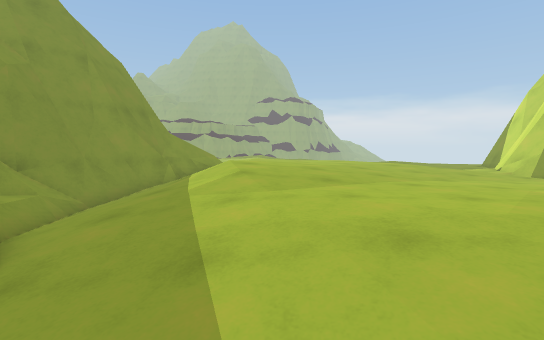
View 1 (above)

12 first-person views from a walk through a scene from a Unity 3-D project. The camera is 1.4 m above the floor, tilts 4° down and sees 85° across. The floor is counted in squares, 1 m on a side. Each view is taken from the middle of a square. On the plan, view 1 faces up. The plan holds only what a view shows up to about 14 squares ahead; the rest is blank. The place goes on beyond the plan.

View 2
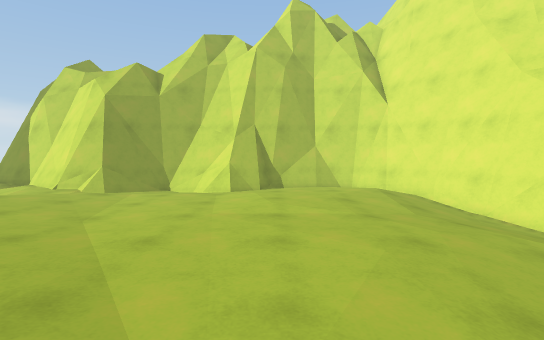

View 3
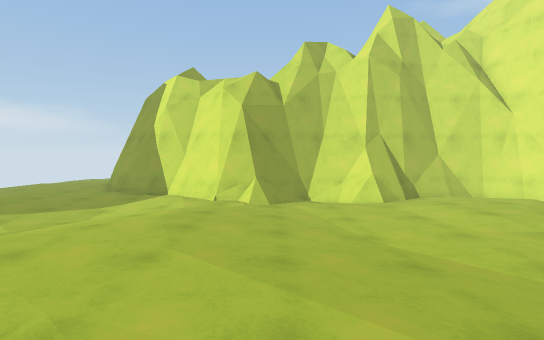

View 4
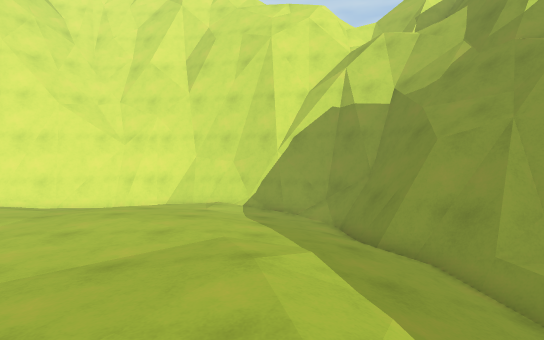

View 5
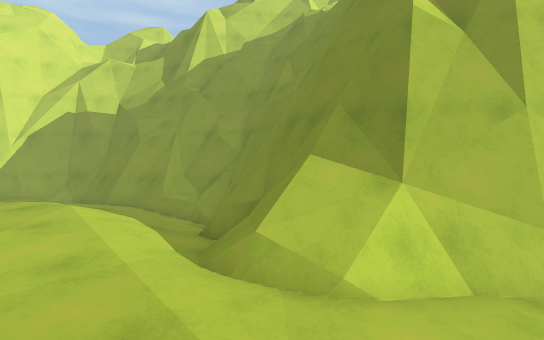

View 6
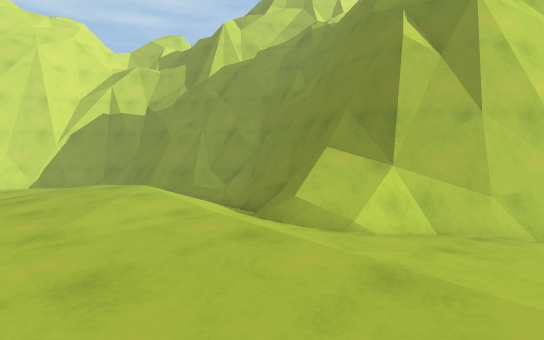

View 7
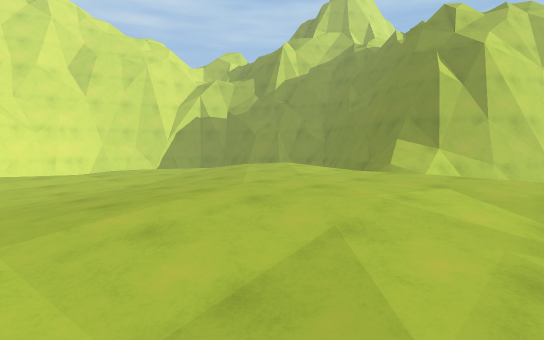

View 8
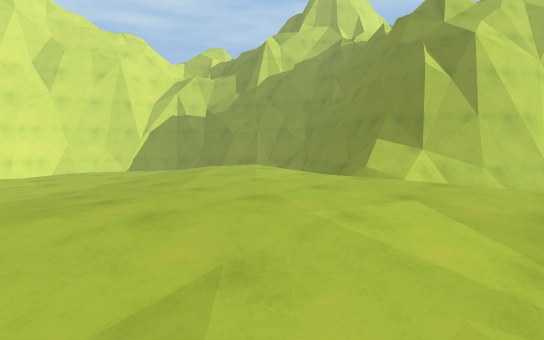

View 9
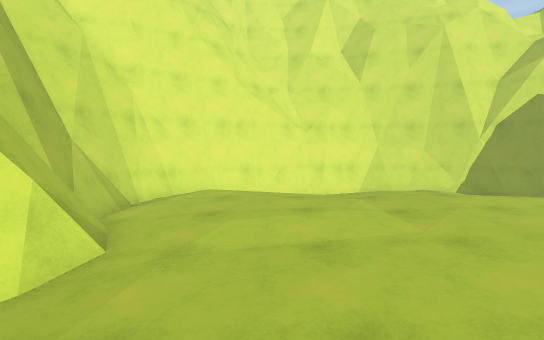

View 10
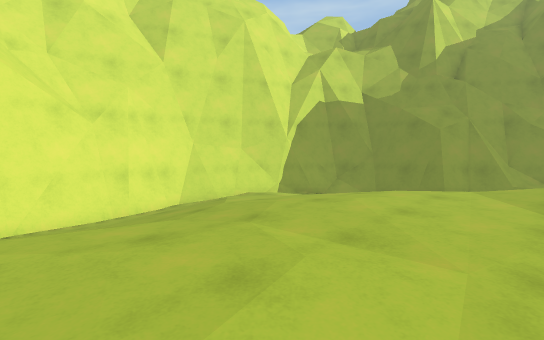

View 11
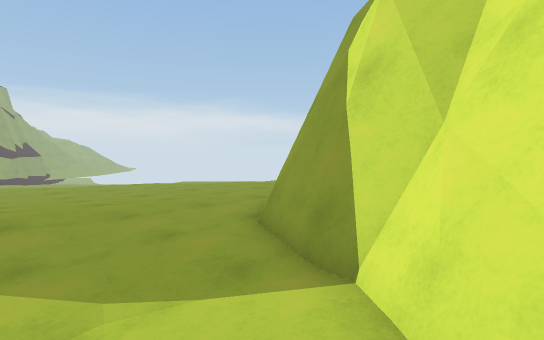

View 12
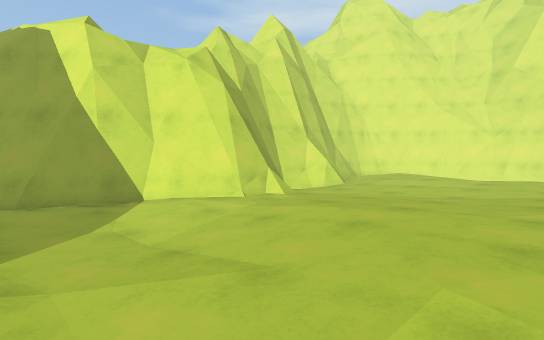

### Floor plan
Key: @ floor where view 1 was taken; # wall or solid block; . main floor; : floor 0.25 m higher than the main floor; - floor 0.25 m lower than the main floor; + floor 0.5 m higher than the main floor; _ floor 0.5 m lower than the main floor; < floor 0.75 m lower than the main floor; / step, stairs or slope; = window, fence, low wall or low ledge; ^ raised ledge.
Columns run from 6 left of view 1 to 14 right of it. Each row starts with its distance up from view 1.
 19      :::....--------#
 18 ///.:::::./..------##
 17 #=.//:::::/../-----#
 16 ##=./::::::////---##
 15 #==/:::::::::./--/##
 14 ^=///::::::::....##
 13 ^#///::::::::...=##
 12 ^#=//++:::::..../##
 11 ##=//++::::....-/##
 10 #=///++:::....---/#
  9 #=///++:::....----#
  8 =////++::......--=#
  7 =#////:::......--=#
  6 #=////::........-=##
  5 #=////::.........-##
  4 ##=///..:........-=#
  3  ##////...........=#
  2  ##//////........-/#
  1   #/__/////--///./##
  0   ##<_@_--////////##
 -1    ##=____///_//=##
 -2    ####==/<<<=####
 -3       ##########

Where each view was taken, in squares from view 1:
view 1: 0 up, 0 right, facing up
view 2: 5 up, 1 left, facing right
view 3: 11 up, 1 left, facing right
view 4: 11 up, 1 left, facing down
view 5: 17 up, 0 right, facing down-left
view 6: 18 up, 2 right, facing down-left
view 7: 19 up, 9 right, facing down-left
view 8: 19 up, 7 right, facing down-left
view 9: 11 up, 8 right, facing down
view 10: 7 up, 9 right, facing down-left
view 11: 14 up, 9 right, facing up-right
view 12: 19 up, 3 right, facing down-right
